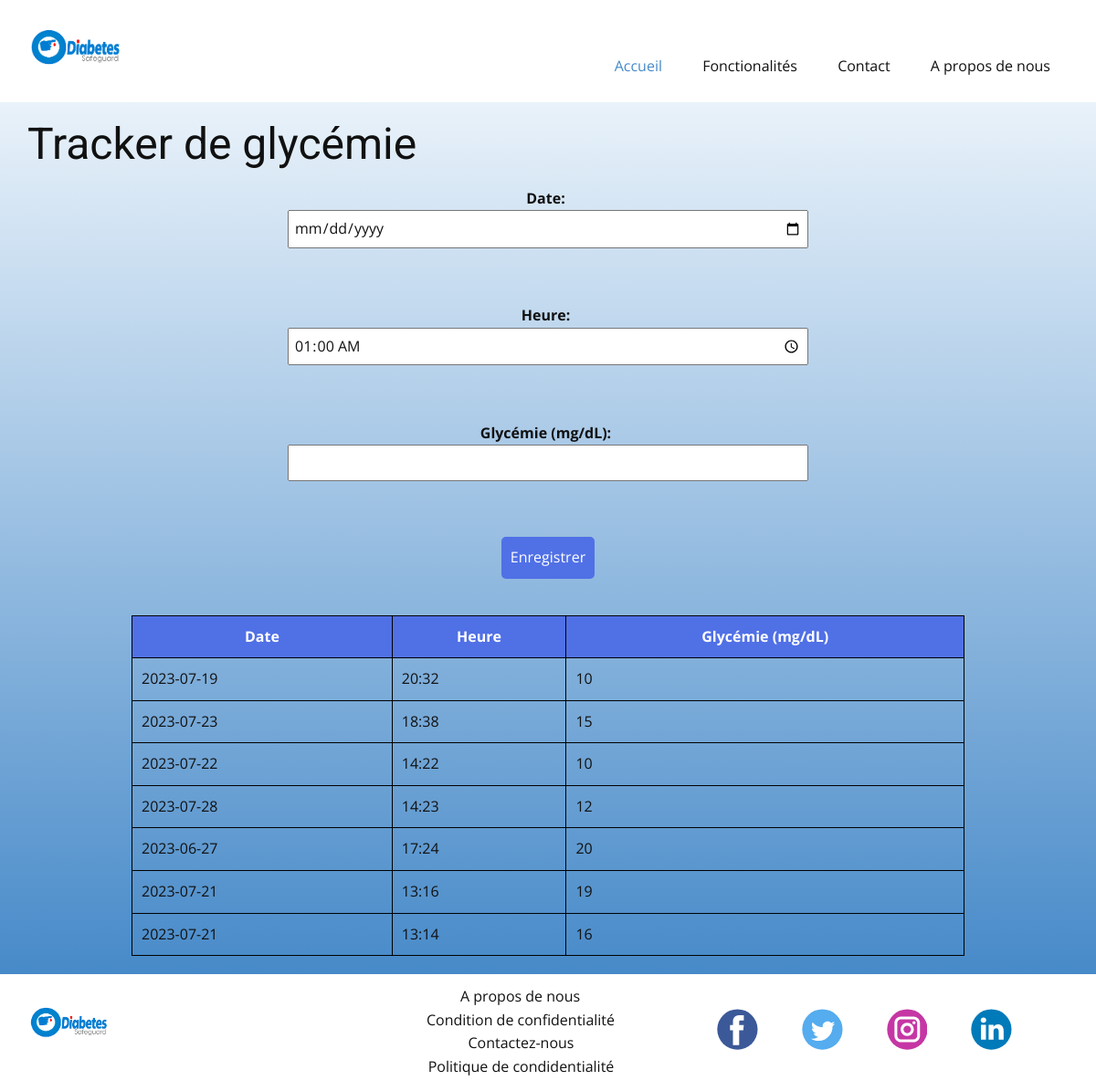
Page /tracker/tracker.php on the committed database.
### tables this page shows
CREATE TABLE IF NOT EXISTS `tracker` (
  `id` int(11) NOT NULL AUTO_INCREMENT,
  `date` varchar(15) NOT NULL,
  `time` varchar(15) NOT NULL,
  `sugar` int(11) NOT NULL,
  PRIMARY KEY (`id`)
);

### tracker/tracker.php (the view, shortened to what this page needs)
<?php
require('../templates/header.php');
include("../config/db.php");
echo '
  <link rel="stylesheet" href="tracker.css">
'
?>
<section class="u-clearfix u-gradient u-section-1" id="sec-e0d7">
  <div class="u-clearfix u-sheet u-valign-middle u-sheet-1">
    <h1>Tracker de glycémie</h1>
    <form>
      <label for="date">Date:</label>
      <input type="date" id="date" name="date"><br><br>
      <label for="time">Heure:</label>
      <input type="time" id="time" name="time"><br><br>
      <label for="blood-sugar">Glycémie (mg/dL):</label>
      <input type="number" id="blood-sugar" name="blood-sugar"><br><br>
      <button type="button" id="saveGlycemie">Enregistrer</button>
    </form>
    <table id="entries">
      <thead>
        <tr>
          <th>Date</th>
          <th>Heure</th>
          <th>Glycémie (mg/dL)</th>
        </tr>
      </thead>
      <tbody>
        <?php
        $sql = "SELECT * FROM tracker";
        if ($result = $bdd->query($sql)) {
          while ($row = $result->fetch_row()) {
            echo '
          <tr>
            <td>' . $row[1] . '</td>
            <td>' . $row[2] . '</td>
            <td>' . $row[3] . '</td>
          </tr>
        ';
          }
        }
        ?>
      </tbody>
    </table>
  </div>
</section>
<?php
require('../templates/footer.php');
?>

### templates/header.php (shortened to what this page needs)
<!DOCTYPE html>
<html style="font-size: 16px;" lang="fr">
<head>
  <link rel="stylesheet" href="../nicepage.css" media="screen">
  <link rel="stylesheet" href="../accueil.css" media="screen">
</head>
<body class="u-body u-xl-mode" data-lang="fr">
  <header class="u-clearfix u-header u-header" id="sec-e0d8">
    <div class="u-clearfix u-sheet u-sheet-1">
      <a href="../index.php" class="u-image u-logo u-image-1" data-image-width="257" data-image-height="257" title="Accueil">
        <img src="../assets/images/327018151_578850184111711_3883408879924318838_n.png" class="u-logo-image u-logo-image-1">
      </a>
      <nav class="u-menu u-menu-dropdown u-offcanvas u-menu-1">
        <div class="u-custom-menu u-nav-container">
          <ul class="u-nav u-unstyled u-nav-1">
            <li class="u-nav-item"><a class="u-button-style u-nav-link u-text-active-palette-1-base u-text-hover-palette-2-base" href="../index.php" style="padding: 10px 20px;">Accueil</a>
            </li>
            <li class="u-nav-item"><a class="u-button-style u-nav-link u-text-active-palette-1-base u-text-hover-palette-2-base" style="padding: 10px 20px;">Fonctionalités</a>
            </li>
            <li class="u-nav-item"><a class="u-button-style u-nav-link u-text-active-palette-1-base u-text-hover-palette-2-base" href="../contact.php" style="padding: 10px 20px;">Contact</a>
            </li>
            <li class="u-nav-item"><a class="u-button-style u-nav-link u-text-active-palette-1-base u-text-hover-palette-2-base" href="about.php" style="padding: 10px 20px;">A propos de nous</a>
            </li>
          </ul>
        </div>
      </nav>
    </div>
  </header>

### templates/footer.php (shortened to what this page needs)
<footer class="u-align-center-md u-align-center-sm u-align-center-xs u-clearfix u-footer u-white" id="sec-5de7">
  <div class="u-clearfix u-sheet u-sheet-1">
    <a href="../index.php" class="u-image u-logo u-image-1" data-image-width="257" data-image-height="257" title="Accueil">
      <img src="../assets/images/327018151_578850184111711_3883408879924318838_n.png" class="u-logo-image u-logo-image-1">
    </a>
    <p class="u-align-center-lg u-align-center-md u-align-center-xl u-text u-text-1">
      <a class="u-active-none u-border-none u-btn u-button-link u-button-style u-hover-none u-none u-text-body-color u-btn-1" href="A-propos-de-nous.php">A propos de nous</a>
    </p>
    <p class="u-align-center-lg u-align-center-md u-align-center-xl u-text u-text-black u-text-2">
      <a class="u-active-none u-border-none u-btn u-button-link u-button-style u-hover-none u-none u-text-body-color u-btn-2" href="#">Condition de confidentialité</a>
    </p>
    <div class="u-align-left u-social-icons u-spacing-10 u-social-icons-1">
      <a class="u-social-url" title="facebook" target="_blank" href="https://nicepage.review"><span class="u-icon u-social-facebook u-social-icon u-icon-1"><svg class="u-svg-link" preserveAspectRatio="xMidYMin slice" viewBox="0 0 112 112" style="">
            <use xmlns:xlink="http://www.w3.org/1999/xlink" xlink:href="#svg-9783"></use>
          </svg></span>
      </a>
      <a class="u-social-url" title="twitter" target="_blank" href=""><span class="u-icon u-social-icon u-social-twitter u-icon-2"><svg class="u-svg-link" preserveAspectRatio="xMidYMin slice" viewBox="0 0 112 112" style="">
            <use xmlns:xlink="http://www.w3.org/1999/xlink" xlink:href="#svg-710e"></use>
          </svg></span>
      </a>
      <a class="u-social-url" title="instagram" target="_blank" href=""><span class="u-icon u-social-icon u-social-instagram u-icon-3"><svg class="u-svg-link" preserveAspectRatio="xMidYMin slice" viewBox="0 0 112 112" style="">
            <use xmlns:xlink="http://www.w3.org/1999/xlink" xlink:href="#svg-817e"></use>
          </svg></span>
      </a>
      <a class="u-social-url" title="linkedin" target="_blank" href=""><span class="u-icon u-social-icon u-social-linkedin u-icon-4"><svg class="u-svg-link" preserveAspectRatio="xMidYMin slice" viewBox="0 0 112 112" style="">
            <use xmlns:xlink="http://www.w3.org/1999/xlink" xlink:href="#svg-c890"></use>
          </svg></span>
      </a>
    </div>
    <p class="u-align-center-lg u-align-center-md u-align-center-xl u-text u-text-black u-text-3">
      <a class="u-active-none u-border-none u-btn u-button-link u-button-style u-hover-none u-none u-text-body-color u-btn-3" href="Contact.php">Contactez-nous</a>
    </p>
    <p class="u-align-center-lg u-align-center-md u-align-center-xl u-text u-text-black u-text-4">
      <a class="u-active-none u-border-none u-btn u-button-link u-button-style u-hover-none u-none u-text-body-color u-btn-4" href="confidentialite.php">Politique de condidentialité</a>
    </p>
  </div>
</footer>
</body>
</html>

### accueil.css (style rules this page uses)
.u-section-1 { background-image: linear-gradient(#e9f2fa, #478ac9); }
.u-section-1 .u-sheet-1 { min-height: 708px; }

### tracker/tracker.css (style rules this page uses)
form { display: flex; flex-direction: column; align-items: center; margin-bottom: 20px; }
label { font-weight: bold; margin-right: 5px; }
input { width: 50%; padding: 5px; margin-bottom: 10px; }
button { padding: 10px; background-color: #5070e6; color: white; border: none; border-radius: 5px; cursor: pointer; }
table { width: 80%; margin: 20px auto; border-collapse: collapse; }
th, td { padding: 10px; border: 1px solid black; }
th { background-color: #5070e6; color: white; }

### rows in the picture
tracker: date "2023-07-19", time "20:32", sugar "10"
tracker: date "2023-07-23", time "18:38", sugar "15"
tracker: date "2023-07-22", time "14:22", sugar "10"
tracker: date "2023-07-28", time "14:23", sugar "12"
tracker: date "2023-06-27", time "17:24", sugar "20"
tracker: date "2023-07-21", time "13:16", sugar "19"
tracker: date "2023-07-21", time "13:14", sugar "16"
